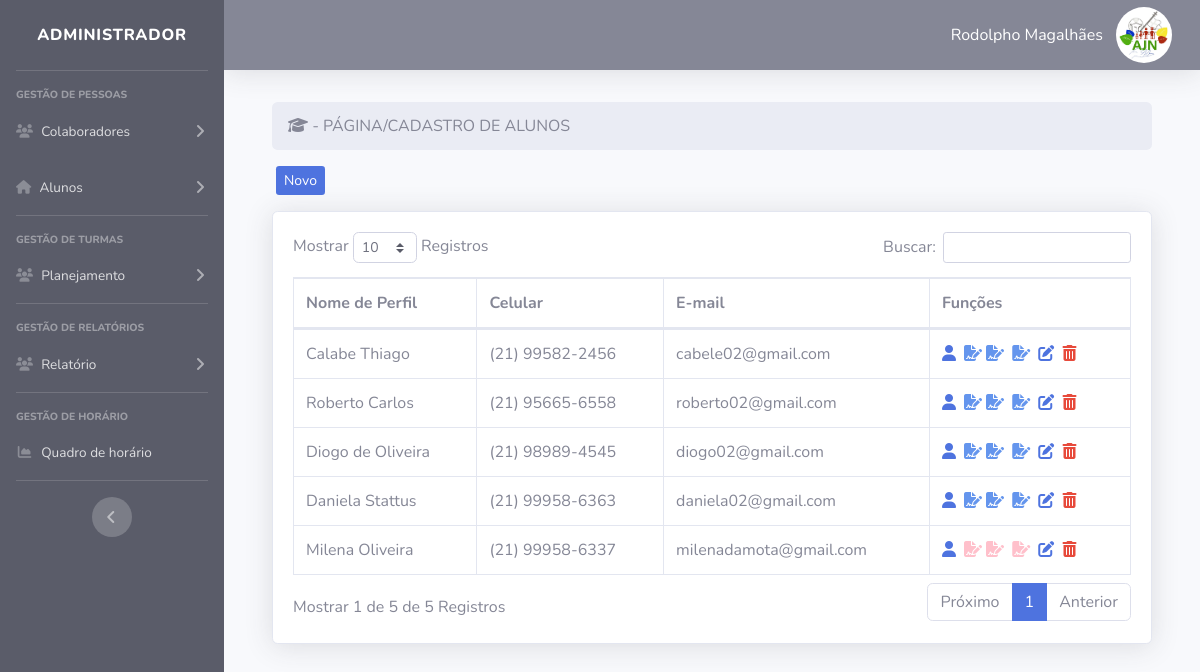
/tela-admin/index.php?pag=alunos (signed in), run on the app's committed database.
### tables this page shows
CREATE TABLE `user` (
  `id` int(11) NOT NULL,
  `cpf` varchar(30) NOT NULL,
  `nomesocial` varchar(50) NOT NULL,
  `email` varchar(50) NOT NULL,
  `nivel` varchar(15) NOT NULL,
  `senha` varchar(255) NOT NULL
);

CREATE TABLE `alunos` (
  `id` int(11) NOT NULL,
  `imagem` varchar(1000) NOT NULL,
  `nomecompleto` varchar(50) NOT NULL,
  `nomesocial` varchar(50) NOT NULL,
  `aniversario` varchar(10) NOT NULL,
  `genero` varchar(20) NOT NULL,
  `rg` varchar(30) NOT NULL,
  `cpf` varchar(30) NOT NULL,
  `telefone` varchar(20) NOT NULL,
  `celular` varchar(20) NOT NULL,
  `email` varchar(50) NOT NULL,
  `cep` varchar(30) NOT NULL,
  `rua` varchar(30) NOT NULL,
  `numero` varchar(8) NOT NULL,
  `complemento` varchar(20) NOT NULL,
  `bairro` varchar(30) NOT NULL,
  `cidade` varchar(30) NOT NULL,
  `estado` varchar(30) NOT NULL,
  `whatsapp` varchar(20) NOT NULL,
  `escola` varchar(50) NOT NULL,
  `turmaescolar` varchar(8) NOT NULL,
  `nivelescolar` varchar(15) NOT NULL,
  `anoescolar` varchar(15) NOT NULL,
  `certidaonasc` varchar(50) NOT NULL,
  `cpfresponsavel` varchar(30) NOT NULL
);

### tela-admin/alunos.php (the view, shortened to what this page needs)
<?php
$pag = "alunos";
require_once("../conexao.php");
?>
<div class="container">
<div class="row">
    <div class="col-lg-12">
        <ol class="breadcrumb">
    		<li class="active"><i class="fa-solid fa-graduation-cap"></i> - PÁGINA/CADASTRO DE ALUNOS </li>
		</ol>
    </div>
    <div class=" mb-3">
    <a type="button" class="btn-primary btn-sm ml-3 d-none d-md-block" href="index.php?pag=<?php echo $pag ?>&funcao=novo">Novo</a>
    </div>
</div>
<div class="card shadow mb-4">
    <div class="card-body">
        <div class="table-responsive">
            <table class="table table-bordered" id="dataTable" width="100%" cellspacing="0">
                <thead>
                    <tr>
                        <th>Nome de Perfil</th>
                        <th>Celular</th>
                        <th>E-mail</th>
                        <th>Funções</th>
                    </tr>
                </thead>
                <tbody>
                   <?php
                   $query = $pdo->query("SELECT * FROM alunos order by id desc ");
                   $res = $query->fetchAll(PDO::FETCH_ASSOC);
                   for ($i=0; $i < count($res); $i++) {
                    $imagem = $res[$i]['imagem'];
                    $nomesocial = $res[$i]['nomesocial'];
                    $aniversario = $res[$i]['aniversario'];
                    $celular = $res[$i]['celular'];
                    $email = $res[$i]['email'];
                    $celular_sem_simbolos = preg_replace('/[^0-9]/', '', $celular);
                    $celular_formatado = '(' . substr($celular_sem_simbolos, 0, 2) . ') ' . substr($celular_sem_simbolos, 2, 5) . '-' . substr($celular_sem_simbolos, 7);
                    $id = $res[$i]['id'];
                     ?>
                    <tr>
                    <td> <a class='teste-foto'><?php echo $nomesocial ?><span class='teste-foto2'><img src="../img/alunos/<?php echo $imagem?>" class='teste-foto3' width="100" height="100" alt="<?php echo $nomesocial ?>" /></span></a></td>
                        <td><?php echo $celular_formatado ?></td>
                        <td><?php echo $email ?></td>
                        <td>
                        <a href="index.php?pag=<?php echo $pag ?>&funcao=infor&id=<?php echo $id ?>" class='text-primary mr-1' title='Dados alunos'><i class="fa-solid fa-user"></i></a>
                        <?php
                        $anos = 18;
                        $menoridade = date("Y-m-d", strtotime(date("Y-m-d") . "-$anos year"));
                        if ($aniversario > $menoridade) {
                            echo '<a target="_blank" href="../rel/fichadoaluno.php?id=' . $id . '" class="text-secondary mr-1" title="Ficha do Aluno(a) (Criança)"><i class="fa-solid fa-file-signature" style="color: pink;"></i></a>';
                        } else {
                            echo '<a target="_blank" href="../rel/fichadoaluno2.php?id=' . $id . '" class="text-secondary mr-1" title="Ficha do Aluno(a) (Adulto)"><i class="fa-solid fa-file-signature" style="color: #6495ED;"></i></a>';
                        }
                        $anos = 18;
                        $menoridade = date("Y-m-d", strtotime(date("Y-m-d") . "-$anos year"));
                        if ($aniversario > $menoridade) {
                            echo '<a target="_blank" href="../contratos/contrato.php?id=' . $id . '" class="text-secondary mr-1" title="Contrato de Matrícula (Criança)"><i class="fa-solid fa-file-signature" style="color: pink;"></i></a>';
                        } else {
                            echo '<a target="_blank" href="../contratos/contrato2.php?id=' . $id . '" class="text-secondary mr-1" title="Contrato de Matrícula (Adulto)"><i class="fa-solid fa-file-signature" style="color: #6495ED;"></i></a>';
                        }
                        ?>
<?php
                        $anos = 18;
                        $menoridade = date("Y-m-d", strtotime(date("Y-m-d") . "-$anos year"));
                        if ($aniversario > $menoridade) {
                            echo '<a target="_blank" href="../contratos/contratoimg.php?id=' . $id . '" class="text-secondary mr-1" title="Direito de Imagem  (Criança)"><i class="fa-solid fa-file-signature" style="color: pink;"></i></a>';
                        } else {
                            echo '<a target="_blank" href="../contratos/contratoimg2.php?id=' . $id . '" class="text-secondary mr-1" title="Direito de Imagem (Adulto)"><i class="fa-solid fa-file-signature" style="color: #6495ED;"></i></a>';
                        }
                        ?>
                        <a href="index.php?pag=<?php echo $pag ?>&funcao=editar&id=<?php echo $id ?>" class='text-primary mr-1' title='Editar Cadastro'><i class='fa-solid fa-edit'></i></a>
                        <a href="index.php?pag=<?php echo $pag ?>&funcao=deletar2&id=<?php echo $id ?>" class='text-danger mr-1' title='Excluir Cadastro'><i class='fa-solid fa-trash-alt'></i></a>
                    </td>
                    </tr>
<?php } ?>
                </tbody>
            </table>
        </div>
    </div>
</div>
 </div>
            </div>
            </div>

### tela-admin/index.php (shortened to what this page needs)
<?php
require_once("../conexao.php");
    $pag = @$_GET["pag"];
    $menu1 = "funcionarios";
    $menu2 = "professores";
    $menu3 = "alunos";
    $menu4 = "responsaveis";
    $menu5 = "turmas";
    $menu7 = "disciplinas";
    $menu8= "dias";
    $menu9 = "frequencia";
    $menu10 = "aniversariante";
    $menu11 = "matriculados";
$SESSION = @$_SESSION['id_user'];
$query = $pdo->query("SELECT * FROM user WHERE id = '$SESSION'");
$res = $query->fetchAll(PDO::FETCH_ASSOC);
$nome_perfil = @$res[0]['nomesocial'];
 ?>
<!DOCTYPE html>
<html lang="pt-br">
    <head>
        <link href="../css/style.css" rel="stylesheet">
        <link href="../css/sb-admin-2.css" rel="stylesheet">
        <link href="../vendor/datatables/dataTables.bootstrap4.min.css" rel="stylesheet">
    </head>
    <body id="page-top">
        <div id="wrapper">
            <ul class="navbar-nav bg-dark sidebar sidebar-dark accordion" id="accordionSidebar">
                <a class="sidebar-brand d-flex align-items-center justify-content-center" href="index.php">
                    <div class="sidebar-brand-text mx-3">Administrador</div>
                </a>
                <hr class="sidebar-divider ">
                <div class="sidebar-heading">
                    Gestão de Pessoas
                </div>
                <li class="nav-item">
                    <a class="nav-link collapsed" href="#" data-toggle="collapse" data-target="#collapseTwo" aria-expanded="true" aria-controls="collapseTwo">
                        <i class="fas fa-users"></i>
                        <span>Colaboradores</span>
                    </a>
                </li>
                <li class="nav-item">
                    <a class="nav-link collapsed" href="#" data-toggle="collapse" data-target="#collapseUtilities"
                    aria-expanded="true" aria-controls="collapseUtilities">
                     <i class="fas fa-home"></i>
                     <span>Alunos</span>
                    </a>
                </li>
                <hr class="sidebar-divider">
                <div class="sidebar-heading">
                    Gestão de Turmas
                </div>
                <li class="nav-item">
                    <a class="nav-link collapsed" href="#" data-toggle="collapse" data-target="#collapseTwo2" aria-expanded="true" aria-controls="collapseTwo">
                    <i class="fas fa-users"></i>
                    <span>  Planejamento</span>
                    </a>
                </li>
                <hr class="sidebar-divider">
                <div class="sidebar-heading">
                    Gestão de Relatórios
                </div>
                <li class="nav-item">
                    <a class="nav-link collapsed" href="#" data-toggle="collapse" data-target="#collapseTwo3" aria-expanded="true" aria-controls="collapseTwo">
                    <i class="fas fa-users"></i>
                    <span> Relatório</span>
                    </a>
                </li>
                <hr class="sidebar-divider">
                <div class="sidebar-heading">
                    Gestão de Horário
                </div>
                <li class="nav-item">
                    <a class="nav-link" href="index.php?pag=<?php echo $menu8 ?>">
                        <i class="fas fa-fw fa-chart-area"></i>
                        <span>Quadro de horário </span></a>
                </li>
                <hr class="sidebar-divider d-none d-md-block">
                <div class="text-center d-none d-md-inline">
                    <button class="rounded-circle border-0" id="sidebarToggle"></button>
                </div>
            </ul>
            <div id="content-wrapper" class="d-flex flex-column">
                <div id="content">
                    <nav class="navbar navbar-expand navbar-light bg-secondary topbar mb-4 static-top shadow">
                        <ul class="navbar-nav ml-auto">
                            <li class="nav-item dropdown no-arrow">
                                <a class="nav-link dropdown-toggle" href="#" id="userDropdown" role="button" data-toggle="dropdown" aria-haspopup="true" aria-expanded="false">
                                    <Button class="btn btn-link  text-white" title='Editar Perfil'><?php echo $nome_perfil?></Button>
                                   <img class="img-profile rounded-circle" src="../img/logo-ajn.jpg" width="60" height="60" >
                            </a>
                            </li>
                        </ul>
                    </nav>
                    <div class="container-fluid">
                        <?php if (@$pag == null) {
                        @include_once("home.php");
                        } else if (@$pag==$menu1) {
                        @include_once(@$menu1.".php");
                        } else if (@$pag==$menu2) {
                        @include_once(@$menu2.".php");
                         } else if (@$pag==$menu3) {
                        include_once(@$menu3.".php");
                        } else if (@$pag==$menu4) {
                        @include_once(@$menu4.".php");
                        } else if (@$pag==$menu5) {
                        @include_once(@$menu5.".php");
                        } else if (@$pag==$menu7) {
                        @include_once(@$menu7.".php");
                        } else if (@$pag==$menu8) {
                        @include_once(@$menu8.".php");
                        } else if (@$pag==$menu9) {
                        @include_once(@$menu9.".php");
                        } else if (@$pag==$menu10) {
                        @include_once(@$menu10.".php");
                         } else if (@$pag==$menu11) {
                        @include_once(@$menu11.".php");
                        } else {
                        @include_once("home.php");
                        }
                        ?>
                    </div>
                </div>
    </body>
</html>

### data on the page
user: nomesocial "Rodolpho Magalhães"
alunos: nomesocial "Calabe Thiago", celular "(21) 99582-2456", email "cabele02@gmail.com"
alunos: nomesocial "Roberto Carlos", celular "(21) 95665-6558", email "roberto02@gmail.com"
alunos: nomesocial "Diogo de Oliveira", celular "(21) 98989-4545", email "diogo02@gmail.com"
alunos: nomesocial "Daniela Stattus", celular "(21) 99958-6363", email "daniela02@gmail.com"
alunos: nomesocial "Milena Oliveira", celular "(21) 99958-6337", email "milenadamota@gmail.com"
